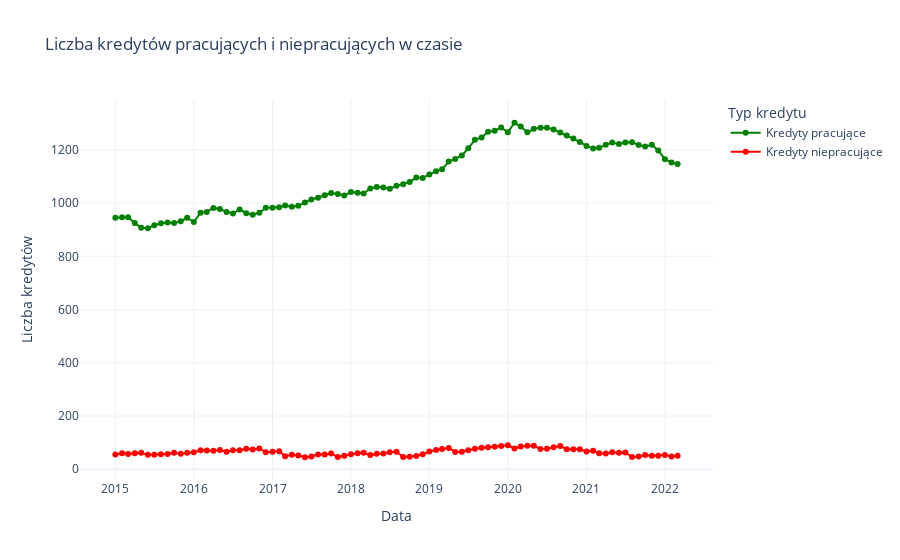

Notebook code cell kept with this figure:
### Code cell
from IPython.display import display
import plotly.graph_objects as go

# grupowanie po miesiącu 
tabela_npl = df_kredyty.groupby([df_kredyty['period_dte'].dt.to_period('M')])['fl_npl'].value_counts().unstack().rename(columns={0: 'Kredyty pracujące', 1: 'Kredyty niepracujące'})

tabela_npl.index = tabela_npl.index.to_timestamp()

#wykres

fig = go.Figure()

fig.add_trace(go.Scatter(
    x=tabela_npl.index,
    y=tabela_npl['Kredyty pracujące'],
    mode='lines+markers',
    name='Kredyty pracujące',
    line=dict(color='green')
))

fig.add_trace(go.Scatter(
    x=tabela_npl.index,
    y=tabela_npl['Kredyty niepracujące'],
    mode='lines+markers',
    name='Kredyty niepracujące',
    line=dict(color='red')
))

fig.update_layout(
    title='Liczba kredytów pracujących i niepracujących w czasie',
    xaxis_title='Data',
    yaxis_title='Liczba kredytów',
    legend_title='Typ kredytu',
    template='plotly_white',
    hovermode='x unified',
    height=600
)

fig.show()
